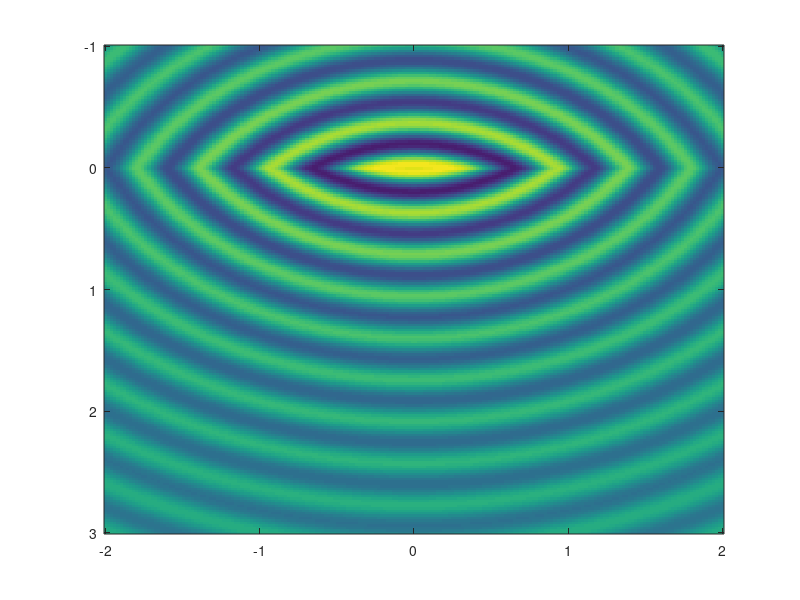

This figure's MATLAB source: (Note: this script raises an error after producing the figure.)
%%%%%%%%%%%%%%%%%%%%%%%%%%%%%%%%%%%%%%%%%%%%%%%%%%%%%%%%%%%%%%%%%%%%%%%%%%%
% This work is supplementary material for the book                        %
%                                                                         %
% Jens Ahrens, Analytic Methods of Sound Field Synthesis, Springer-Verlag %
% Berlin Heidelberg, 2012, http://dx.doi.org/10.1007/978-3-642-25743-8    %
%                                                                         %
% It has been downloaded from http://soundfieldsynthesis.org and is       %
% licensed under a Creative Commons Attribution-NonCommercial-ShareAlike  % 
% 3.0 Unported License. Please cite the book appropriately if you use     % 
% these materials in your own work.                                       %
%                                                                         %
% (c) 2012 by Jens Ahrens                                                 %
%%%%%%%%%%%%%%%%%%%%%%%%%%%%%%%%%%%%%%%%%%%%%%%%%%%%%%%%%%%%%%%%%%%%%%%%%%%

clear;

% both Fig. 5.11(a) and (b) will be created 

y_s = -1;
x_s =  0;
f   = 1000; % Hz
c   = 343;  % m/s
k   = (2*pi*f)/c;

% create spatial grid
X        = linspace( -2, 2, 200 );
Y        = linspace( -1, 3, 200 );
[ x, y ] = meshgrid( X, Y );
z        = 0;

% Sec. 3.6.3: Desired field is perfectly synthesized thought mirrored
% at the x-z-plane
r = sqrt( ( x - x_s ).^2 + ( abs( y ) - y_s ).^2 + z.^2 );
S = exp( 1i .* k .* r ) ./ r; % Eq. (1.4)

% normalize
S = S ./ abs( S( end/2, end/2 ) );

% Fig. 5.11(a)
figure;
imagesc( X, Y, real( S ), [ -2 2 ] );
turn_imagesc;
colormap gray;
axis square;

hold on;
% plot secondary source distribution
plot( [ -2 2 ],  [ 0 0 ], 'k', 'Linewidth', 2 )
hold off;

xlabel( 'x (m)' );
ylabel( 'y (m)' );
graph_defaults;

% Fig. 5.11(b)
figure;
imagesc( X, Y, 20*log10 ( abs( S ) ), [ -10 10 ] );
turn_imagesc;
colormap gray;
revert_colormap;
colorbar;
axis square;

hold on;
% plot secondary source distribution
plot( [ -2 2 ],  [ 0 0 ], 'k', 'Linewidth', 2 )
hold off;

xlabel( 'x (m)' );
ylabel( 'y (m)' );
graph_defaults;
